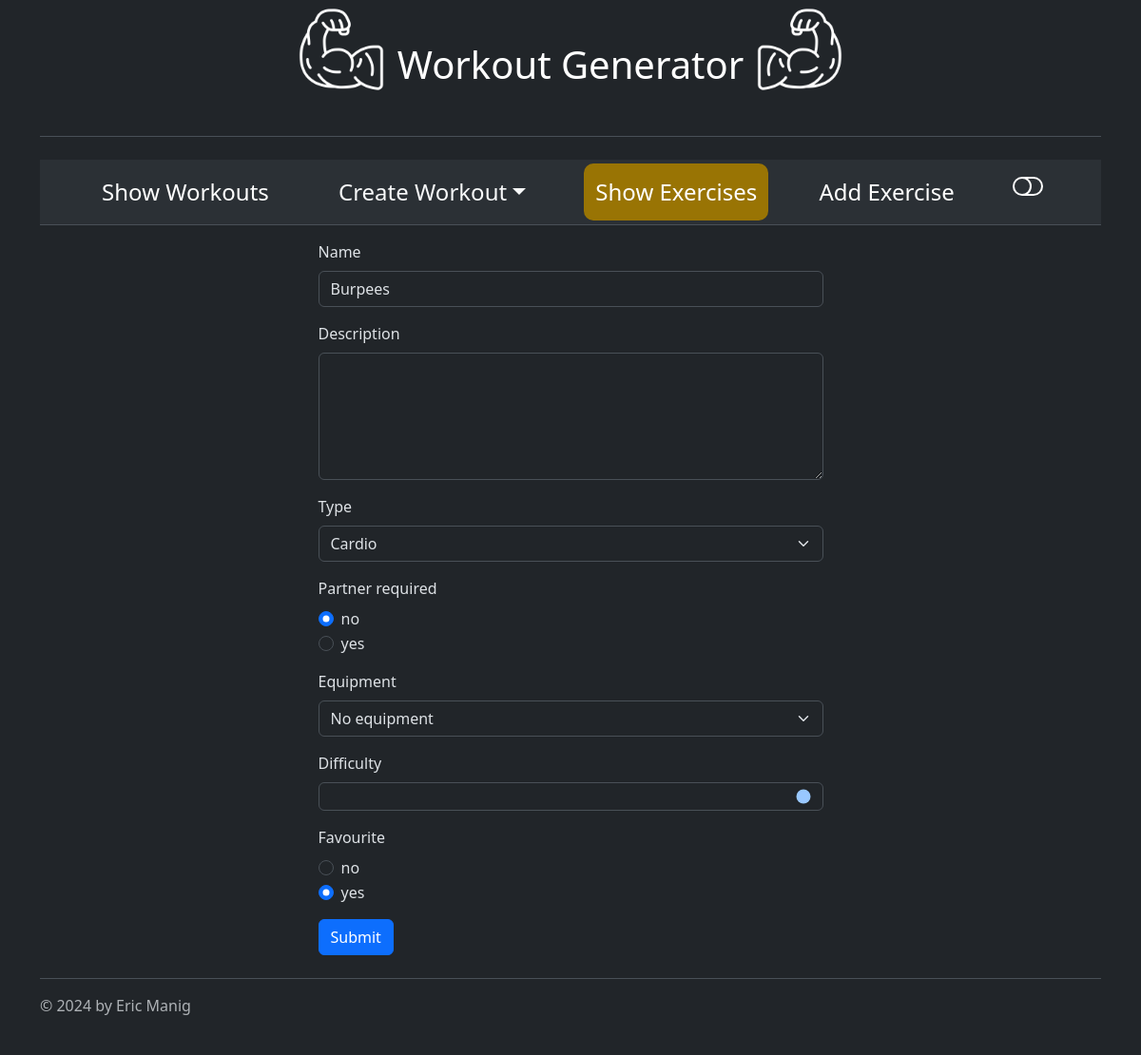
The page /edit-exercise/21 on the database its author committed.
### main.py (models this page shows)
class Exercise(db.Model):
    id: Mapped[int] = mapped_column(Integer, primary_key=True)
    name: Mapped[str] = mapped_column(String(20), unique=True, nullable=False)
    description: Mapped[str] = mapped_column(String(250), nullable=True)
    type: Mapped[str] = mapped_column(String(50), nullable=False)
    partner_required: Mapped[bool] = mapped_column(Boolean, nullable=False)
    favourite: Mapped[bool] = mapped_column(Boolean, nullable=False)
    equipment: Mapped[str] = mapped_column(String(50), nullable=True)
    difficulty: Mapped[int] = mapped_column(Integer, nullable=False)

### main.py (the view, shortened to what this page needs)
@app.route("/edit-exercise/<int:exercise_id>", methods=["GET", "POST"])
def edit_exercise(exercise_id):
    exercise = db.get_or_404(Exercise, exercise_id)
    edit_form = CreateExerciseForm(
        name=exercise.name,
        description=exercise.description,
        type=exercise.type,
        partner_required=exercise.partner_required,
        equipment=exercise.equipment,
        difficulty=exercise.difficulty,
        favourite=exercise.favourite
    )
    return render_template("add_exercise.html", color_mode=COLOR_MODE, redirect_url="show_exercises", form=edit_form)

### forms.py
class CreateExerciseForm(FlaskForm):
    name = StringField("Name", validators=[DataRequired(), Length(min=3, max=50)])
    description = TextAreaField("Description", validators=[Length(max=250)], render_kw={'rows': 5})
    type = SelectField("Type", choices=TYPES)
    partner_required = RadioField("Partner required", choices=[(False, "no"), (True, "yes")], default=False)
    equipment = SelectField("Equipment", choices=[("none", "No equipment")]+EQUIPMENT, default="No equipment")
    difficulty = IntegerRangeField("Difficulty", validators=[NumberRange(min=0, max=4)], default=3)
    favourite = RadioField("Favourite", choices=[(False, "no"), (True, "yes")], default=False)
    submit = SubmitField("Submit")

### templates/add_exercise.html
{% from "bootstrap5/form.html" import render_form %}
{% block content %}
{% include "header.html" %}
<div class="container justify-content-center my-3" id="add_form">
    {{ render_form(form, novalidate=True, button_map={"submit": "primary"}) }}
</div>
{% include "footer.html" %}
{% endblock %}

### static/css/custom.css (style rules this page uses)
#add_form { width: 50vb; }

### rows shown on the page
Exercise: name "Burpees", type "Cardio", partner_required "☑ no ☐ yes", equipment "No equipment", difficulty "4", favourite "☐ no ☑ yes"
